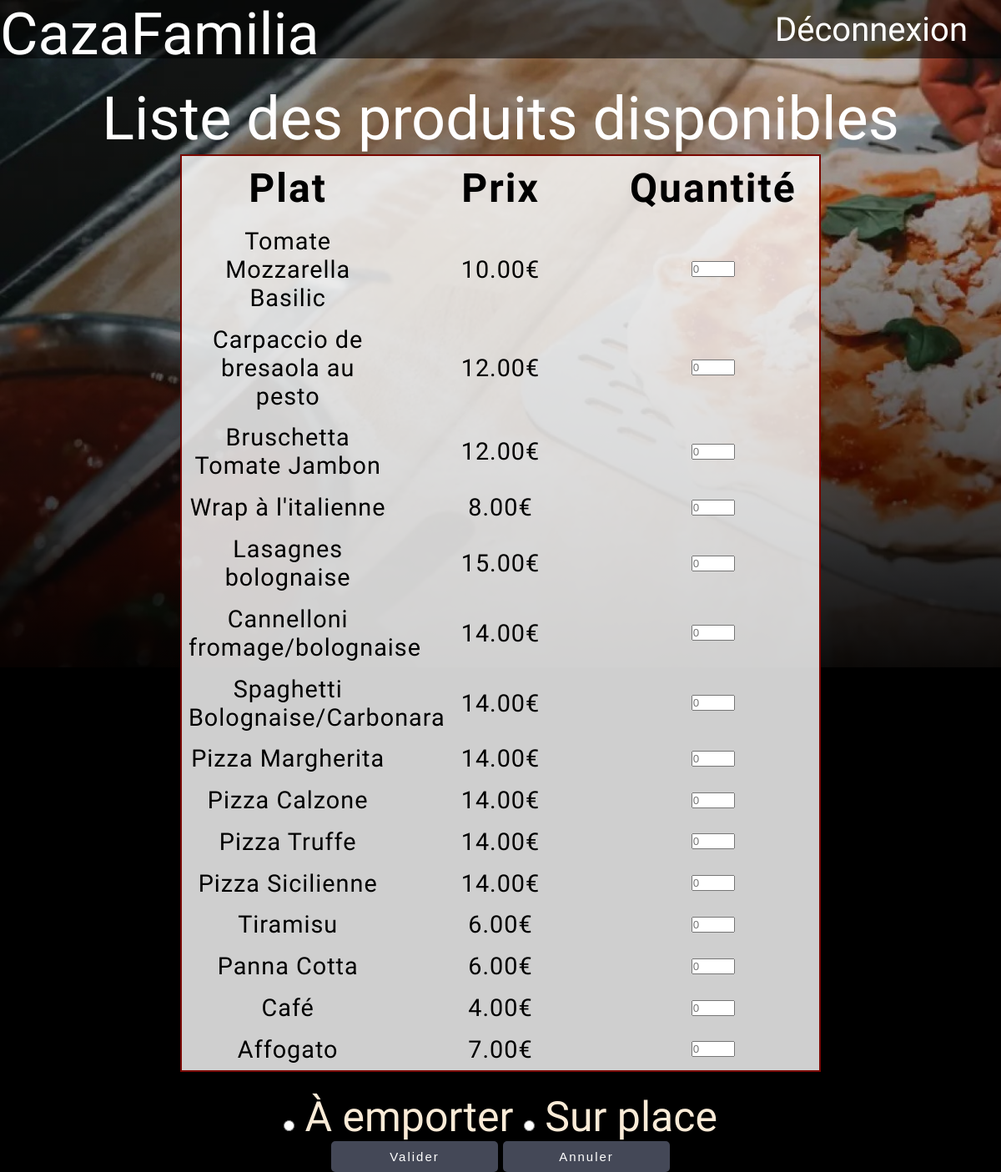
Screenshot of /CasaFamillia/liste.php (signed in) with the database file from the repository.
### tables this page shows
CREATE TABLE `produit` (
  `id_produit` int(11) NOT NULL,
  `libelle` varchar(255) NOT NULL,
  `prix_ht` decimal(10,2) NOT NULL,
  `quantité_produit` int(11) DEFAULT NULL
);

### CasaFamillia/Liste.php (the view, shortened to what this page needs)
<?php
include "fonction.inc.php";
$dbh = connexion();
$sql = 'SELECT * FROM produit';
try {
    $sth = $dbh->prepare($sql);
    $sth->execute();
    $rows = $sth->fetchAll(PDO::FETCH_ASSOC);
} catch (PDOException $ex) {
    die("Erreur lors de la requête SQL : " . $ex->getMessage());
}
?>
<!DOCTYPE html>
<html lang="fr">
<head>
    <link rel="stylesheet" href="style.css">
</head>
<body>
    <div class="bigcontainer qte">
        <div class="suite">
            <form id="formulaire" action="<?php echo $_SERVER['PHP_SELF']; ?>" method="post">
                <h1>Liste des produits disponibles</h1>
                <div class="liste">
                    <table>
                        <tr>
                            <th>Plat</th>
                            <th>Prix</th>
                            <th>Quantité</th>
                        </tr>
                        <?php
                        foreach ($rows as $row) {
                            echo '<tr><td>' . htmlspecialchars($row["libelle"]) . '</td>';
                            echo '<td>' . htmlspecialchars($row["prix_ht"]) . '€</td>';
                            echo '<td><input type="number" name="qte[' . $row["id_produit"] . ']" min="0" max="20" placeholder="0"></td></tr>';
                        }
                        ?>
                    </table>
                </div>
                <p>
                    <input type="radio" name="type_conso" value="1" required> À emporter
                    <input type="radio" name="type_conso" value="0" required> Sur place
                </p>
                <div class="conso">
                    <input type="submit" name="submit" value="Valider" class="wave-button">
                    <input type="submit" name="annuler" value="Annuler" class="wave-button">
                </div>
            </form>
        </div>
    </div>
</body>
</html>

### CasaFamillia/fonction.inc.php (shortened to what this page needs)
<?php
$current_page = basename($_SERVER['PHP_SELF']);
function afficherNav($liens)
{
    echo "<nav>";
    echo '  <div class="logo">';
    echo '  <a href="index.php"><h1>CazaFamilia</h1></a>';
    echo '  </div>';
    echo '  <ul>';
    foreach ($liens as $texte => $url) {
        echo "    <li><a href=\"$url\">$texte</a></li>";
    }
    echo '  </ul>';
    echo "</nav>";
}
switch ($current_page) {
    default:
        $liens = [
            'Déconnexion' => 'deconnexion.php'
        ];
        break;
}
afficherNav($liens);
?>
<body>
</body>

### CasaFamillia/style.css (style rules this page uses)
* { margin: 0; padding: 0; }
* a { list-style: none; text-decoration: none; color: #000; }
body { margin: 0; padding: 0; box-sizing: border-box; display: flex; justify-content: center; text-align: center; font-size: 1.5em; background-color: #000000; }
h1 { font-size: 3em; font-family: "Italianno"; color: #ffffff; }
nav { display: flex; justify-content: space-between; height: 70px; width: 100%; background-color: #00000091; filter: blur(0.2px); position: fixed; z-index: 2; }
nav ul li { display: inline-block; margin-right: 20px; font-family: "Italianno"; }
nav ul li a { text-decoration: none; color: #ffffff; font-size: 40px; }
nav h1 { text-decoration: none; color: #ffffff; font-weight: lighter; font-size: 70px; }
nav ul { display: flex; align-items: center; padding-right: 20px; }
table { table-layout: fixed; border-collapse: collapse; border: 2px solid #7a0600; font-family: "Italianno"; }
td { padding: 7.9px; }
th { letter-spacing: 2px; font-size: 3em; padding: 10px; }
td { letter-spacing: 1px; font-size: 1.8em; }
tbody td { text-align: center; }
.suite { margin-top: 100px; height: fit-content; width: 80%; position: absolute; }
.suite h1 { font-weight: lighter; }
.liste { display: flex; justify-content: center; }
.liste table { height: fit-content; width: 80%; background-color: #ffffffcf; }
.bigcontainer { height: 100vh; width: 100%; background: linear-gradient(to bottom, transparent, rgba(0, 0, 0, 0.94)), url(image/shutterstock_789017482.jpeg); background-repeat: no-repeat; background-size: cover; display: flex; justify-content: center; }
.wave-button { width: 200px; padding: 10px 20px; position: relative; display: inline-block; text-decoration: none; background-color: transparent; border: none; cursor: pointer; color: white; letter-spacing: 2px; text-align: center; background: #444857; overflow: hidden; border-radius: 5px; transition: background-color 0.4s; font-size: 15px; }
p { margin-top: 25px; color: antiquewhite; font-family: "Italianno"; font-size: 50px; }
.qte { background: linear-gradient(to bottom, transparent, rgba(0, 0, 0, 0.94)), url(image/pizza_naples.jpg.jpg); background-repeat: no-repeat; background-size: cover; }

### rows the page displays
produit: libelle "Tomate Mozzarella Basilic", prix_ht "10.00"
produit: libelle "Carpaccio de bresaola au pesto", prix_ht "12.00"
produit: libelle "Bruschetta Tomate Jambon", prix_ht "12.00"
produit: libelle "Wrap à l'italienne", prix_ht "8.00"
produit: libelle "Lasagnes bolognaise", prix_ht "15.00"
produit: libelle "Cannelloni fromage/bolognaise", prix_ht "14.00"
produit: libelle "Spaghetti Bolognaise/Carbonara", prix_ht "14.00"
produit: libelle "Pizza Margherita", prix_ht "14.00"
produit: libelle "Pizza Calzone", prix_ht "14.00"
produit: libelle "Pizza Truffe", prix_ht "14.00"
produit: libelle "Pizza Sicilienne", prix_ht "14.00"
produit: libelle "Tiramisu", prix_ht "6.00"
produit: libelle "Panna Cotta", prix_ht "6.00"
produit: libelle "Café", prix_ht "4.00"
produit: libelle "Affogato", prix_ht "7.00"

### other values shown
$texte "Déconnexion"
